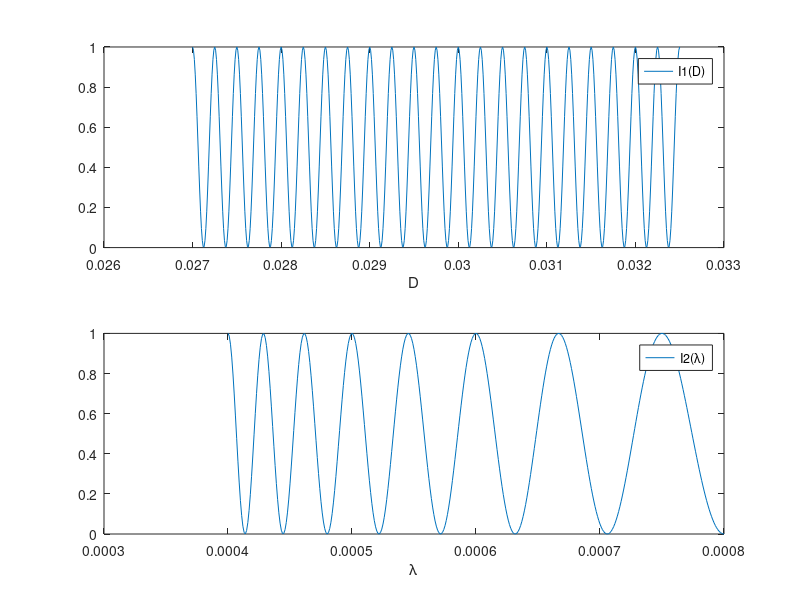

The MATLAB source for this figure:
% I12MICHDLS

% Michelson interferometer
% Beamsplitter is assumed to be a plane parallel plate
% Fringe pattern depending on D for wavelength ? = .0005, and depending on wavelength
% ? for D = .003. The angle ? = 0.
% All length in mm.

function I12MICHDLS;
% 1. Dependence on D
Theta = 0;
Lamda = 0.0005;
D = (0.027:0.00001:0.0325);
I1 = cos((2*pi*D*cos(Theta))/Lamda).^2;

figure(1);
subplot(2,1,1);
plot(D,I1);
axis([0.026 0.033 0 1]);
xlabel('D');
legend('I1(D)');

%2. Dependence on Lamda
Lamda = (0.0004:0.000001:0.0008);
D = 0.003;
I2 = cos((2*pi*D*cos(Theta))./Lamda).^2;
subplot(2,1,2);
plot(Lamda,I2);
axis([3e-4 8e-4 0 1]);
xlabel('\lambda');
legend('I2(\lambda)');
